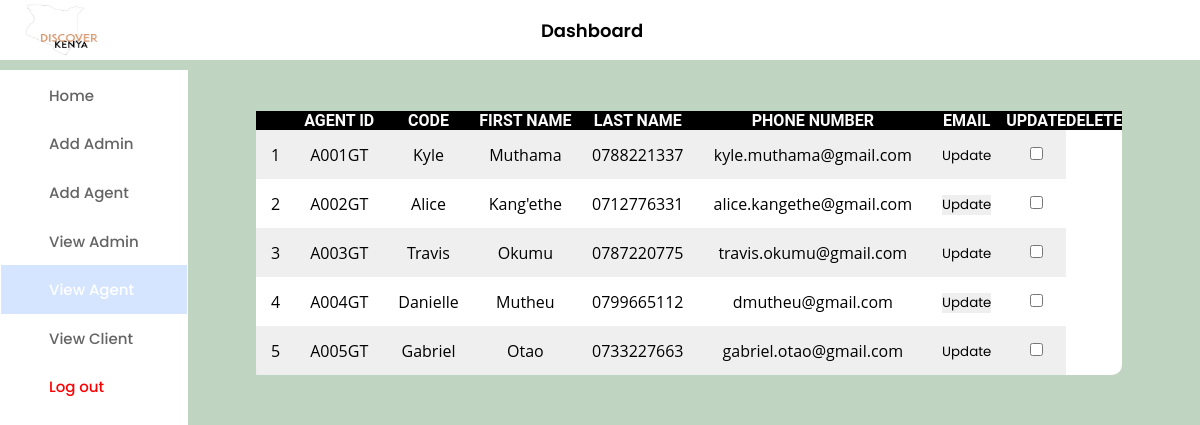
The app's page /Admin-Interface/view_agent_test.php with its own data.
### tables this page shows
CREATE TABLE `agents` (
  `agent_id` int(10) NOT NULL,
  `agent_code` varchar(6) NOT NULL,
  `agent_fname` varchar(255) NOT NULL,
  `agent_lname` varchar(255) NOT NULL,
  `agent_phonenumber` varchar(12) NOT NULL,
  `agent_email` varchar(255) NOT NULL,
  `agent_password` varchar(255) NOT NULL,
  `registered_at` datetime NOT NULL DEFAULT current_timestamp(),
  `is_deleted` tinyint(1) NOT NULL DEFAULT 0
);

### Admin-Interface/agentdb.php (called while the page is built, shortened)
<?php
require_once("../Processes/DBCONNECT.php");
$sqli="SELECT * FROM agents";
$result = mysqli_query($conn , $sqli);
$test=mysqli_fetch_all($result, MYSQLI_ASSOC);
?>

### Admin-Interface/view_agent_test.php (the view, shortened to what this page needs)
<!DOCTYPE html>
<html lang="en">
<head>
  <link rel="stylesheet" href="view_agent_test.css">
  <link rel="stylesheet" href="https://cdnjs.cloudflare.com/ajax/libs/font-awesome/6.2.0/css/all.min.css" />
</head>
<body>
  <header class="header">
    <img src="Logo.png" alt="" width="80px" height="60px">
    <div class="title">
      <span>Dashboard</span>
    </div>
      <h4><?php  include("../Processes/admin-login-process.php"); ?><?php  echo $_SESSION['admin_email']; ?></h4>
  </header>
  <div class="container">
    <nav>
      <div class="side_navbar">
        <a href="Admin_test.php">Home</a>
        <a href="add_admin_test.php">Add Admin</a>
        <a href="add_agent_test.php">Add Agent</a>
        <a href="view_admin_test.php">View Admin</a>
        <a class="active" href="#">View Agent</a>
        <a href="view_client_test.php">View Client</a>
        <a class="log-out-button" href="admin-login.php">Log out</a>
      </div>
    </nav>
    <div class="main-body">
        <table>
            <th>
                <th>Agent ID</th>
                <th>Code</th>
                <th>First Name</th>
                <th>Last Name</th>
                <th>Phone Number</th>
                <th>Email</th>
                <th>Update</th>
                <th>Delete</th>
            </th>
            <tbody>
                <?php
                    require_once("agentdb.php");
                    foreach ($test as $key => $value){
                ?>
                <tr>
                    <td><?php echo $value["agent_id"] ?></td>
                    <td><?php echo $value["agent_code"] ?></td>
                    <td><?php echo $value["agent_fname"] ?></td>
                    <td><?php echo $value["agent_lname"] ?></td>
                    <td><?php echo $value["agent_phonenumber"] ?></td>
                    <td><?php echo $value["agent_email"] ?></td>
                    <td><?php
                    echo "<div class='wrapper'>
                        <form action='editagent.php' method='POST'>
                        <input type='hidden' name='agent_id' value=".$value['agent_id']." />
                        <button type='Submit' class='button'>Update </button>
                        </form>
                        </div>"
                    ?></td>
                    <td><a href="deleteagent.php"?delete="<?php $value["agent_id"] ?>"> <input type='checkbox' > </a></td>
                </tr>
                <?php }
                ?>
            </tbody>
        </table>
    </div>
    </div>
</body>
</html>

### Admin-Interface/view_agent_test.css (style rules this page uses)
* { margin: 0; padding: 0; border: none; outline: none; text-decoration: none; box-sizing: border-box; font-family: "Poppins", sans-serif; }
body { background: #c0d4c2; }
.header { display: flex; align-items: center; justify-content: space-between; height: 60px; padding: 20px; background: white; }
.title { display: flex; align-items: center; }
.title span { color: black; font-size: 18px; font-weight: 600; margin: 2rem 8rem 2rem 2rem; }
.container { margin-top: 10px; display: flex; justify-content: space-between; height: auto; }
nav { background: white; }
.side_navbar { padding: 1px; display: flex; flex-direction: column; height: 100vh; }
.side_navbar a { width: 100%; padding: 0.8rem 3rem; font-weight: 500; font-size: 15px; color: rgb(100, 100, 100); transition: all 0.35s; }
.side_navbar .log-out-button { color: red; }
.side_navbar .active { background-color: #d5e5ff; color: white; }
.main-body { width: 80%; padding: 1rem; }
table { width: 80%; margin-top: 25px; border-spacing: 0; border-radius: 12px 12px 0 0; border-collapse: separate; background: white; box-shadow: black; text-align: center; border-radius: 10px; }
.th,td { padding: 12px 15px; }
th { background: black; color: #fafafa; text-transform: uppercase; font-family: 'Roboto', sans-serif; }
td { font-family: 'Open sans', sans-serif; }
tr:nth-child(odd) { background-color: #eeee; }

### records on screen
agents: agent_id "1", agent_code "A001GT", agent_fname "Kyle", agent_lname "Muthama", agent_phonenumber "0788221337", agent_email "kyle.muthama@gmail.com"
agents: agent_id "2", agent_code "A002GT", agent_fname "Alice", agent_lname "Kang'ethe", agent_phonenumber "0712776331", agent_email "alice.kangethe@gmail.com"
agents: agent_id "3", agent_code "A003GT", agent_fname "Travis", agent_lname "Okumu", agent_phonenumber "0787220775", agent_email "travis.okumu@gmail.com"
agents: agent_id "4", agent_code "A004GT", agent_fname "Danielle", agent_lname "Mutheu", agent_phonenumber "0799665112", agent_email "dmutheu@gmail.com"
agents: agent_id "5", agent_code "A005GT", agent_fname "Gabriel", agent_lname "Otao", agent_phonenumber "0733227663", agent_email "gabriel.otao@gmail.com"
